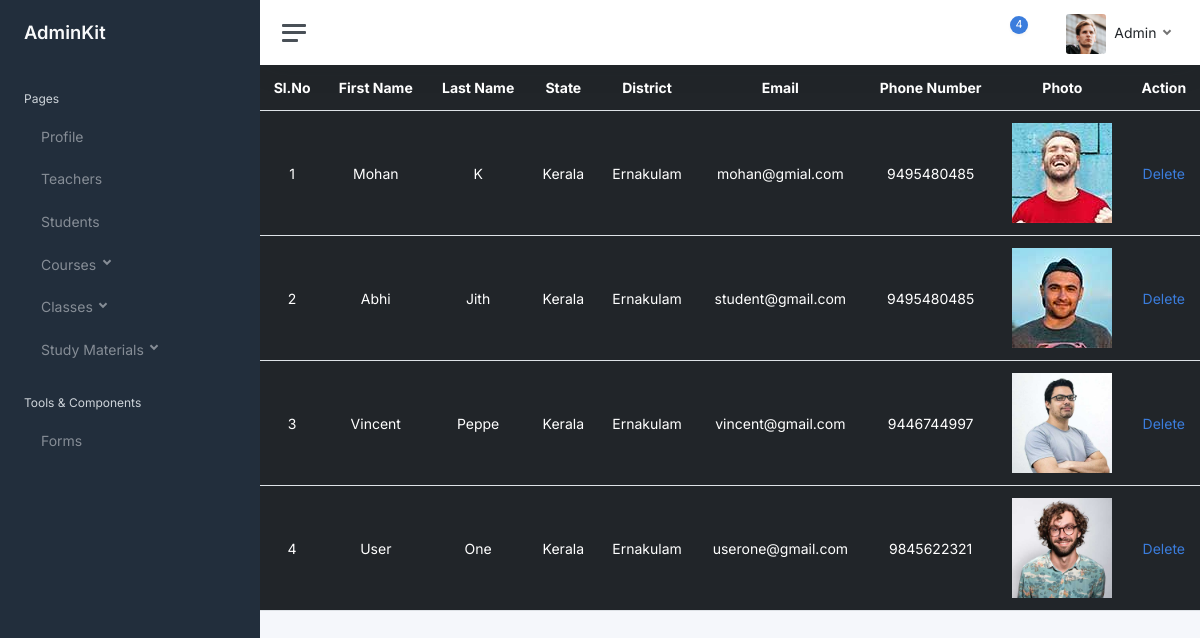
The app's page /view_tudents, older data.
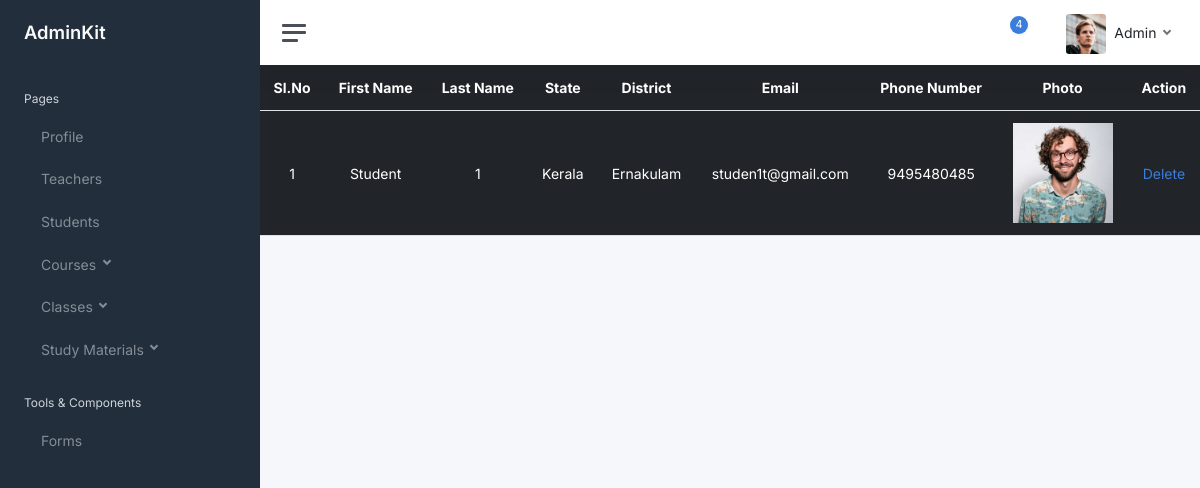
The same page, newer data.
### MyApp/models.py (models this page shows, shortened)
class Customers(models.Model):
    user = models.OneToOneField(User, on_delete = models.CASCADE, primary_key=True, related_name='Customer')
    First_Name = models.CharField(max_length = 20)
    Last_Name = models.CharField(max_length = 20)
    State = models.CharField(max_length = 20)
    District = models.CharField(max_length = 20)
    Email = models.EmailField(max_length = 30)
    Phone_Number = models.IntegerField()
    image=models.ImageField(upload_to='StudentImage')

### MyApp/views.py (the view)
# urls.py: path('view_tudents', views.view_students, name='view_students'),
def view_students(request):
    data=Customers.objects.all()
    return render(request,'StudentsView.html',{'data':data})

### templates/StudentsView.html (shortened to what this page needs)
{% extends "admin.html" %}
{% block content %}
<body>
    <table class='table table-dark table-hover'>
        <tr>
            <th>Sl.No</th>
            <th>First Name</th>
            <th>Last Name</th>
            <th>State</th>
            <th>District</th>
            <th>Email</th>
            <th>Phone Number</th>
            <th>Photo</th>
            <th>Action</th>
        </tr>
        {% for i in data %}
        <tr>
            <td>{{forloop.counter}}</td>
            <td>{{i.First_Name}}</td>
            <td>{{i.Last_Name}}</td>
            <td>{{i.State}}</td>
            <td>{{i.District}}</td>
            <td>{{i.Email}}</td>
            <td>{{i.Phone_Number}}</td>
            <td><img src='{{i.image.url}}' height=100px ></td>
            <td><a href="{% url 'delete_students' i.user_id %}">Delete</a></td>
        </tr>
        {% endfor %}
    </table>
</body>
{% endblock %}

### templates/admin.html (shortened to what this page needs)
<!DOCTYPE html>
{% load static %}
<html lang="en">
<head>
<link href="{% static 'CustomerStatic/css/app.css' %}" rel="stylesheet">
</head>
<body>
<div class="wrapper">
    <nav id="sidebar" class="sidebar js-sidebar">
        <div class="sidebar-content js-simplebar">
            <a class="sidebar-brand" href="index.html">
        <span class="align-middle">AdminKit</span>
    </a>
    <ul class="sidebar-nav">
        <li class="sidebar-header">
            Pages
        </li>
        <li class="sidebar-item">
            <a class="sidebar-link" href="pages-profile.html">
                 <span class="align-middle">Profile</span>
            </a>
        </li>
        <li class="sidebar-item">
            <a class="sidebar-link" href="{% url 'view_teacher' %}">
                 <span class="align-middle">Teachers</span>
            </a>
        </li>
        <li class="sidebar-item">
            <a class="sidebar-link" href="{% url 'view_students' %}">
                 <span class="align-middle">Students</span>
            </a>
        </li>
        <li class="sidebar-item dropdown">
            <a class="sidebar-link dropdown-toggle" href="#" id="classesDropdown" role="button" data-bs-toggle="dropdown" aria-haspopup="true" aria-expanded="false">
                 <span class="align-middle">Courses</span>
            </a>
        </li>
        <li class="sidebar-item dropdown">
            <a class="sidebar-link dropdown-toggle" href="#" id="classesDropdown" role="button" data-bs-toggle="dropdown" aria-haspopup="true" aria-expanded="false">
                 <span class="align-middle">Classes</span>
            </a>
        </li>
        <li class="sidebar-item dropdown">
            <a class="sidebar-link dropdown-toggle" href="#" id="classesDropdown" role="button" data-bs-toggle="dropdown" aria-haspopup="true" aria-expanded="false">
                 <span class="align-middle">Study Materials</span>
            </a>
        </li>
        <li class="sidebar-header">
            Tools & Components
        </li>
        <li class="sidebar-item">
            <a class="sidebar-link" href="ui-forms.html">
                 <span class="align-middle">Forms</span>
            </a>
        </li>
    </ul>
</div>
</nav>
    <div class="main">
        <nav class="navbar navbar-expand navbar-light navbar-bg">
            <a class="sidebar-toggle js-sidebar-toggle">
                <i class="hamburger align-self-center"></i>
            </a>
            <div class="navbar-collapse collapse">
                <ul class="navbar-nav navbar-align">
                    <li class="nav-item dropdown">
                        <a class="nav-icon dropdown-toggle" href="#" id="alertsDropdown" data-bs-toggle="dropdown">
                            <div class="position-relative">
                                <span class="indicator">4</span>
                            </div>
                        </a>
                    </li>
                    <li class="nav-item dropdown">
                        <a class="nav-icon dropdown-toggle" href="#" id="messagesDropdown" data-bs-toggle="dropdown">
                        </a>
                    </li>
                    <li class="nav-item dropdown">
                        <a class="nav-link dropdown-toggle d-none d-sm-inline-block" href="#" data-bs-toggle="dropdown">
            <img src="{% static 'CustomerStatic/img/avatars/avatar.jpg' %}" class="avatar img-fluid rounded me-1" alt="Charles Hall" /> <span class="text-dark">Admin</span>
            </a>
                    </li>
                </ul>
            </div>
        </nav>
        <div>
                    {% block content %}
        {% endblock %}
        </div>
    </div>
</div>
</body>
</html>

### templates/StudentsView.html (style rules this page uses)
table { text-align:center; }

Row changes from the older to the newer data that the page shows:
removed Customers: First_Name "Abhi", Last_Name "Jith", State "Kerala", District "Ernakulam", Email "student@gmail.com", Phone_Number "9495480485", image (picture)
removed Customers: First_Name "Vincent", Last_Name "Peppe", State "Kerala", District "Ernakulam", Email "vincent@gmail.com", Phone_Number "9446744997", image (picture)
removed Customers: First_Name "User", Last_Name "One", State "Kerala", District "Ernakulam", Email "userone@gmail.com", Phone_Number "9845622321", image (picture)
changed Customers "Kerala": First_Name "Mohan" → "Student"; Last_Name "K" → "1"; Email "mohan@gmial.com" → "studen1t@gmail.com"; image: a different picture
